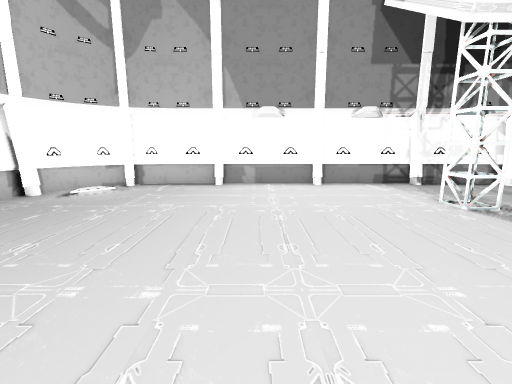
view 1 (above)

12 first-person views from a walk through a 3-D level made in the Unity game engine. The camera is 1.5 m above the floor, tilts 10° down and sees 90° across. The floor is counted in squares, 1 m on a side. Each view is taken from the middle of a square. On the plan, view 1 faces up. The plan holds only what a view shows up to about 13 squares ahead; the rest is blank. The place goes on beyond the plan. The player character is not drawn. Door leaves are left out, so doorways stand open. Some surface patterns are stand-ins.

view 2
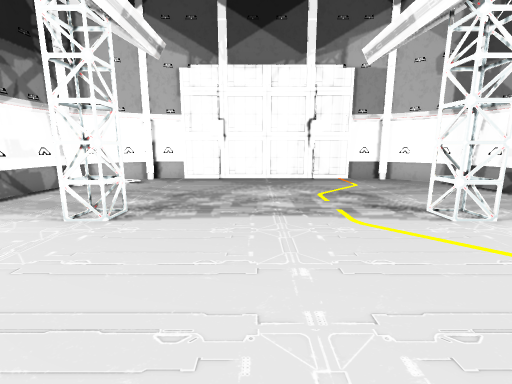

view 3
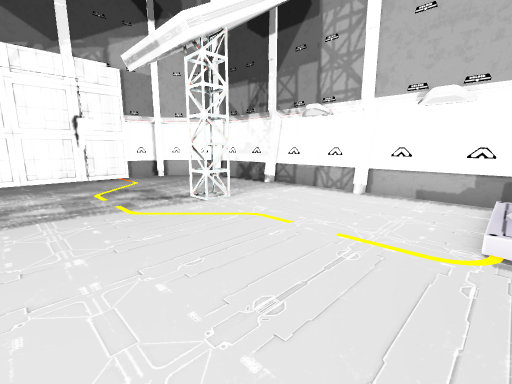

view 4
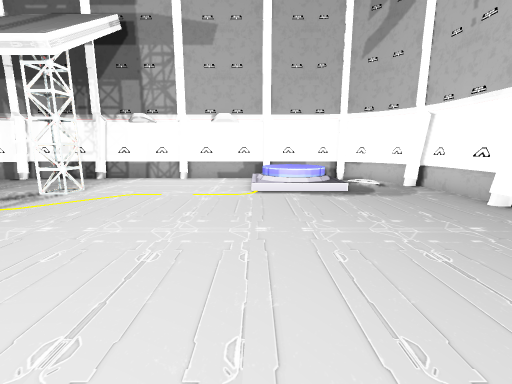

view 5
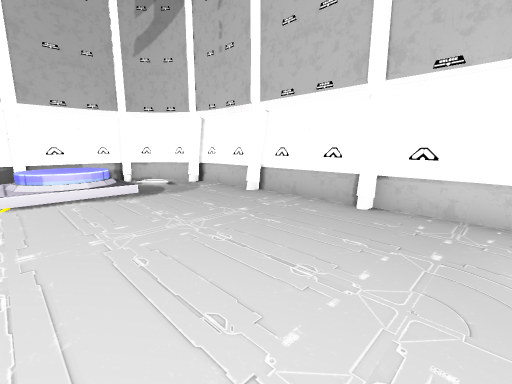

view 6
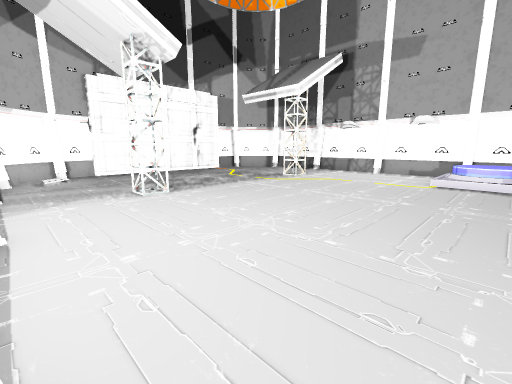

view 7
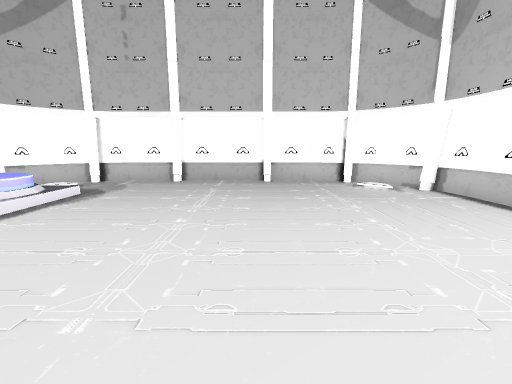

view 8
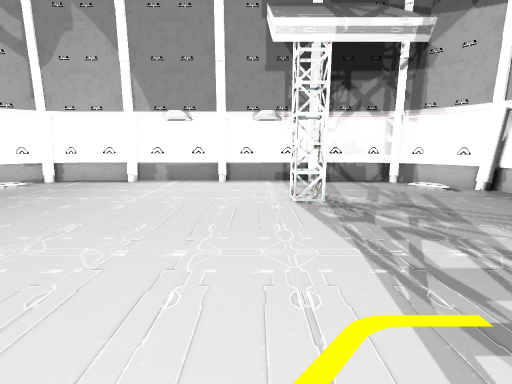

view 9
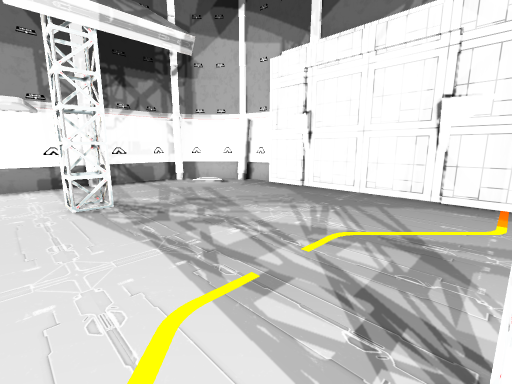

view 10
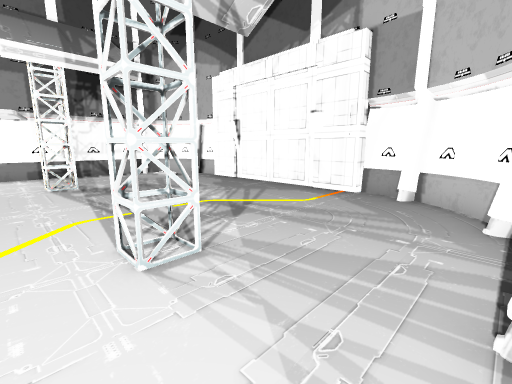

view 11
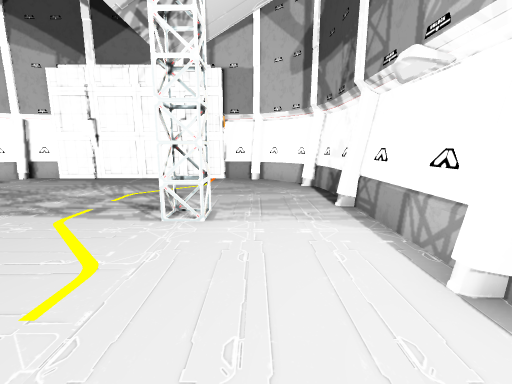

view 12
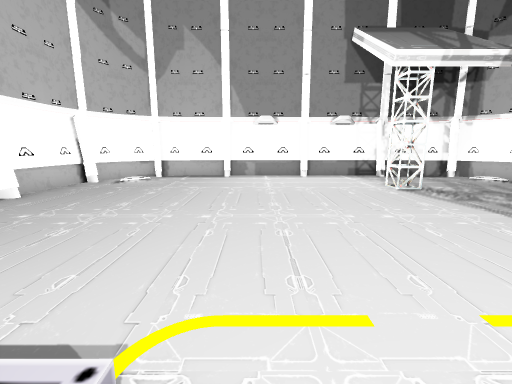

### Floor plan
Points are (right, up) in squares from view 1. A wall is a line through its corners. A room is listed if a view was taken in it or the views show most of it. See-through windows are left out.
Room 1 (views 1, 2, 3, 4, 5, 6, 7, 8, 9, 10, 11, 12)
walls: (2.6, -5.5) (6.3, -5.5) (6.3, -5.2); (6.8, -5.5) (8.9, -5.5); (2.4, 10.5) (-1.4, 10.5); (-1.4, -5.5) (2.3, -5.5) (2.3, -5.2); (6.4, 10.5) (2.6, 10.5); (8.8, -5.6) (9.5, -5.5); (-1.6, 10.5) (-3.9, 10.5); (12.4, -0.6) (12.4, 6.9); (9.5, -5.4) (9.9, -5.3) (9.7, -4.9); (10.2, -5.2) (10.7, -4.9); (-3.9, -5.5) (-1.6, -5.5); (10.5, -5) (11, -4.7); (8.9, 10.5) (6.6, 10.5); (10.8, -4.9) (11.4, -4.3); (12.5, -2.3) (12.6, -1.4); (12.4, -2.6) (12.6, -2); (9.8, 10) (9.9, 10.3) (9.5, 10.4) (8.8, 10.6); (11.3, -4.5) (12.1, -3.5); (12.3, -3) (12.5, -2.5); (12, -3.6) (12.2, -3.2) (11.8, -3); (-7.5, 0.4) (-7.5, -1.9); (-4.6, -5.5) (-3.9, -5.6); (12.6, 6.8) (12.4, 7.5); (-7.5, 4.4) (-7.5, 0.7) (-7.3, 0.7); (-5, -5.3) (-4.4, -5.5); (12.5, 7.4) (12.4, 7.8) (11.8, 7.8); (-3.8, 10.6) (-4.6, 10.4); (12.3, 7.9) (12, 7.8); (11.4, 9.3) (10.8, 9.8); (11.6, 9.1) (11.3, 9.5); (-5.7, -5) (-5.1, -5.2); (-6, -4.7) (-5.5, -5); (-7.6, -1.7) (-7.5, -2.6); (-4.4, 10.5) (-4.9, 10.3) (-4.8, 10); (-7.4, -2.4) (-7.3, -2.9) (-7, -2.8); (-6.4, -4.3) (-5.8, -4.9); (-6.9, -3.8) (-6.3, -4.4); (-7, 7.8) (-7.3, 7.9) (-7.5, 7.4); (-5.5, 10) (-6.2, 9.6); (-7.4, 7.6) (-7.5, 6.9) (-7.5, 4.7) (-7.3, 4.7); (-6.3, 9.4) (-6.6, 9); (-6.1, 9.7) (-6.4, 9.4); (-6.6, 9.2) (-7, 8.5)
objects: other object (5, -2) to (6, -1); other object (5, 6) to (6, 7); other object (12, -1)

Positions as (right, up) in squares from view 1, and headings:
1: (0, 0), facing up
2: (0, 3), facing right
3: (-1, 3), facing down-right
4: (-1, 7), facing down
5: (-1, 7), facing down-left
6: (-3, 10), facing down-right
7: (4, 4), facing left
8: (4, -1), facing up
9: (4, -1), facing up-right
10: (4, -5), facing up-right
11: (0, -3), facing right
12: (0, -3), facing up
